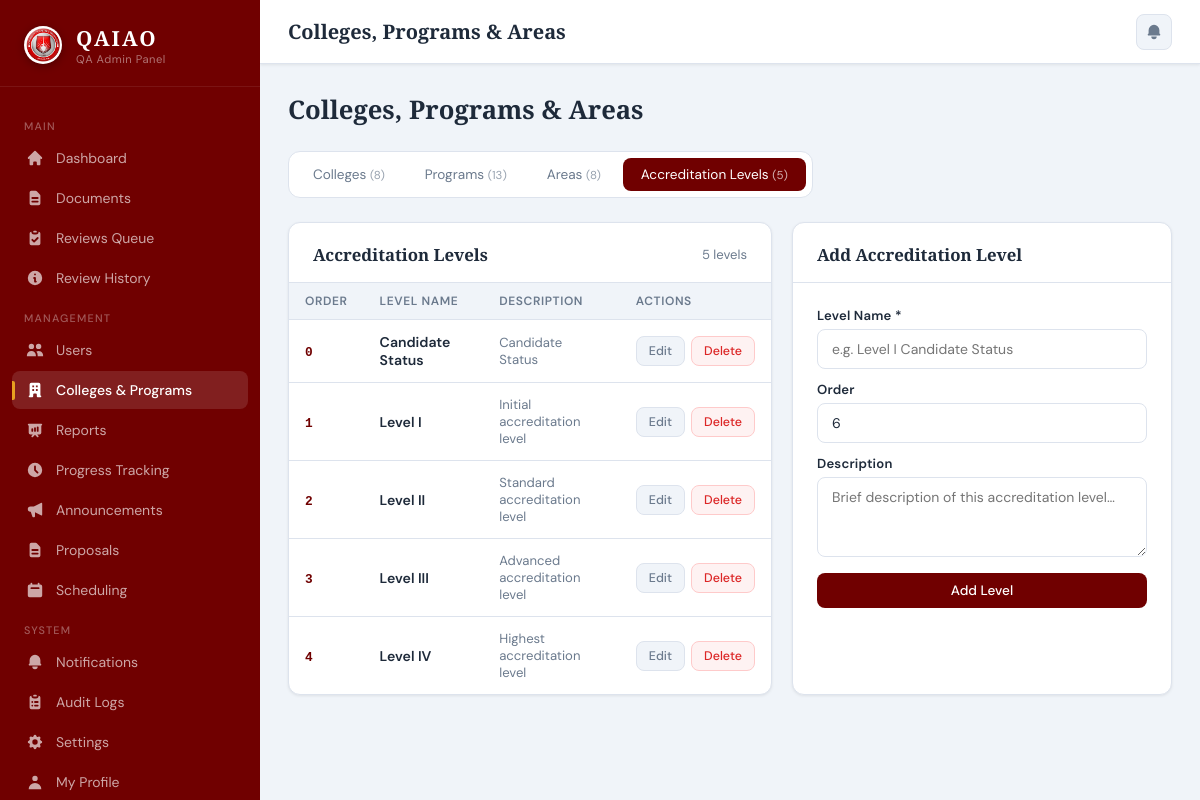
Page /admin/departments.php?tab=levels on the committed database.
### tables this page shows
CREATE TABLE IF NOT EXISTS accreditation_levels (
    id           INT UNSIGNED AUTO_INCREMENT PRIMARY KEY,
    level_name   VARCHAR(100) NOT NULL,
    level_order  TINYINT UNSIGNED NOT NULL DEFAULT 1,
    description  TEXT,
    created_at   TIMESTAMP DEFAULT CURRENT_TIMESTAMP
);

### admin/departments.php (the view, shortened to what this page needs)
<?php
include '../database/db_connect.php';
$active_tab = in_array($_GET['tab'] ?? '', ['colleges','programs','areas','levels']) ? $_GET['tab'] : 'colleges';
$colleges = $conn->query("SELECT * FROM colleges ORDER BY college_name");
$programs = $conn->query("SELECT p.*, c.college_name, c.college_code FROM programs p JOIN colleges c ON c.id=p.college_id ORDER BY c.college_name, p.program_name");
$areas    = $conn->query("SELECT * FROM areas ORDER BY sort_order, area_name");
$levels   = $conn->query("SELECT * FROM accreditation_levels ORDER BY level_order, level_name");
?>
<!DOCTYPE html>
<html lang="en">
<head>
    <?php include 'head.php'; ?>
</head>
<body>
<?php include 'sidebar.php'; ?>
<div class="main-content">
    <div class="topbar">
        <div class="topbar-title">Colleges, Programs & Areas</div>
        <div class="topbar-right">
            <a href="notifications.php" class="notif-btn">
                <svg viewBox="0 0 20 20" fill="currentColor"><path d="M10 2a6 6 0 00-6 6v3.586l-.707.707A1 1 0 004 14h12a1 1 0 00.707-1.707L16 11.586V8a6 6 0 00-6-6zM10 18a3 3 0 01-3-3h6a3 3 0 01-3 3z"/></svg>
            </a>
        </div>
    </div>
    <div class="page-body">
        <div class="page-header">
            <h1 class="page-heading">Colleges, Programs & Areas</h1>
        </div>
        <div style="display:flex;gap:4px;background:white;padding:6px;border-radius:12px;border:1px solid var(--border);margin-bottom:24px;width:fit-content;">
            <a href="?tab=colleges" class="tab-btn <?= $active_tab==='colleges'?'active':'' ?>">
                Colleges <span style="font-size:.72rem;opacity:.7;">(<?= $colleges->num_rows ?>)</span>
            </a>
            <a href="?tab=programs" class="tab-btn <?= $active_tab==='programs'?'active':'' ?>">
                Programs <span style="font-size:.72rem;opacity:.7;">(<?= $programs->num_rows ?>)</span>
            </a>
            <a href="?tab=areas" class="tab-btn <?= $active_tab==='areas'?'active':'' ?>">
                Areas <span style="font-size:.72rem;opacity:.7;">(<?= $areas->num_rows ?>)</span>
            </a>
            <a href="?tab=levels" class="tab-btn <?= $active_tab==='levels'?'active':'' ?>">
                Accreditation Levels <span style="font-size:.72rem;opacity:.7;">(<?= $levels->num_rows ?>)</span>
            </a>
        </div>
        <?php if ($active_tab === 'colleges'): ?>
        <div style="display:grid;grid-template-columns:1fr 360px;gap:20px;">
            <div class="card">
                <div class="card-header">
                    <span class="card-title">Colleges</span>
                    <span class="text-sm text-muted"><?= $colleges->num_rows ?> records</span>
                </div>
                <div class="table-wrapper">
                    <table>
                        <thead><tr><th>Code</th><th>Name</th><th>Programs</th><th>Status</th><th>Actions</th></tr></thead>
                        <tbody>
                        <?php $colleges->data_seek(0); while ($c = $colleges->fetch_assoc()):
                            $prog_count = (int)$conn->query("SELECT COUNT(*) c FROM programs WHERE college_id={$c['id']} AND status='active'")->fetch_assoc()['c'];
                        ?>
                        <tr>
                            <td class="text-sm"><strong><?= htmlspecialchars($c['college_code']) ?></strong></td>
                            <td><?= htmlspecialchars($c['college_name']) ?></td>
                            <td><span class="badge badge-active"><?= $prog_count ?> program<?= $prog_count != 1 ? 's' : '' ?></span></td>
                            <td><span class="badge badge-<?= $c['status'] ?>"><?= ucfirst($c['status']) ?></span></td>
                            <td>
                                <button class="btn btn-ghost btn-sm" onclick='openEditCollege(<?= json_encode($c) ?>)'>Edit</button>
                                <form method="POST" style="display:inline;" class="swal-confirm-form" data-title="Confirm Delete" data-text="Delete this college and ALL its programs?" data-icon="warning" data-confirm="Yes, Delete">
                                    <input type="hidden" name="form_action" value="delete_college">
                                    <input type="hidden" name="college_id" value="<?= $c['id'] ?>">
                                    <button type="submit" class="btn btn-danger btn-sm">Delete</button>
                                </form>
                            </td>
                        </tr>
                        <?php endwhile; ?>
                        <?php if ($colleges->num_rows === 0): ?>
                        <tr><td colspan="5"><div class="empty-state"><p>No colleges yet.</p></div></td></tr>
                        <?php endif; ?>
                        </tbody>
                    </table>
                </div>
            </div>
            <div class="card">
                <div class="card-header"><span class="card-title">Add College</span></div>
                <div class="card-body">
                    <form method="POST">
                        <input type="hidden" name="form_action" value="create_college">
                        <div class="field" style="margin-bottom:12px;"><label>College Code *</label><input type="text" name="college_code" required placeholder="e.g. CTE" maxlength="20"></div>
                        <div class="field" style="margin-bottom:16px;"><label>College Name *</label><input type="text" name="college_name" required placeholder="e.g. College of Teacher Education"></div>
                        <button type="submit" class="btn btn-primary" style="width:100%;justify-content:center;">Add College</button>
                    </form>
                </div>
            </div>
        </div>
        <?php elseif ($active_tab === 'levels'): ?>
        <div style="display:grid;grid-template-columns:1fr 380px;gap:20px;">
            <div class="card">
                <div class="card-header">
                    <span class="card-title">Accreditation Levels</span>
                    <span class="text-sm text-muted"><?= $levels->num_rows ?> levels</span>
                </div>
                <div class="table-wrapper">
                    <table>
                        <thead><tr><th>Order</th><th>Level Name</th><th>Description</th><th>Actions</th></tr></thead>
                        <tbody>
                        <?php $levels->data_seek(0); while ($lv = $levels->fetch_assoc()): ?>
                        <tr>
                            <td><span style="font-family:monospace;font-size:.8rem;font-weight:700;color:var(--primary);"><?= $lv['level_order'] ?></span></td>
                            <td style="font-weight:600;font-size:.88rem;"><?= htmlspecialchars($lv['level_name']) ?></td>
                            <td class="text-sm text-muted"><?= htmlspecialchars(mb_substr($lv['description'] ?? '',0,80)) ?></td>
                            <td>
                                <div style="display:flex;gap:6px;">
                                    <button class="btn btn-ghost btn-sm" onclick='openEditLevel(<?= json_encode($lv) ?>)'>Edit</button>
                                    <form method="POST" style="display:inline;" class="swal-confirm-form" data-title="Confirm Delete" data-text="Delete this level?" data-icon="warning" data-confirm="Yes, Delete">
                                        <button class="btn btn-danger btn-sm" type="submit">Delete</button>
                                    </form>
                                </div>
                            </td>
                        </tr>
                        <?php endwhile; ?>
                        </tbody>
                    </table>
                </div>
            </div>
            <div class="card">
                <div class="card-header"><span class="card-title">Add Accreditation Level</span></div>
                <div class="card-body">
                    <form method="POST">
                        <div class="field" style="margin-bottom:12px;"><label>Level Name *</label><input type="text" name="level_name" required placeholder="e.g. Level I Candidate Status"></div>
                        <div class="field" style="margin-bottom:12px;"><label>Order</label><input type="number" name="level_order" value="<?= $levels->num_rows + 1 ?>" min="1"></div>
                        <div class="field" style="margin-bottom:16px;"><label>Description</label><textarea name="description" rows="3" placeholder="Brief description of this accreditation level…"></textarea></div>
                        <button type="submit" class="btn btn-primary" style="width:100%;justify-content:center;">Add Level</button>
                    </form>
                </div>
            </div>
        </div>
        <?php endif; ?>
    </div>
</div>
</body>
</html>

### css/main.css (style rules this page uses)
*, *::before, *::after { box-sizing: border-box; margin: 0; padding: 0; }
:root { --primary: #700000 ; --primary-light: #2563a8; --primary-xlight: #e8f0fb; --accent: #e8a020; --accent-bg: #fdf3e0; --bg: #f0f4f9; --white: #ffffff; --text: #1e2a3a; --muted: #6b7a8d; --border: #dde3ed; --sidebar-w: 260px; --header-h: 64px; --status-draft: #6b7a8d; --status-submitted: #2563a8; --status-review: #7c3aed; --status-revision: #d97706; --status-approved: #059669; --status-rejected: #dc2626; --status-archived: #374151; --shadow-sm: 0 1px 3px rgba(0,0,0,0.08); --shadow-md: 0 4px 16px rgba(0,0,0,0.1); --shadow-lg: 0 12px 40px rgba(0,0,0,0.12); }
body { font-family: 'DM Sans', sans-serif; background: var(--bg); color: var(--text); display: flex; min-height: 100vh; }
.nav-link svg { width: 18px; height: 18px; flex-shrink: 0; }
.main-content { margin-left: var(--sidebar-w); flex: 1; display: flex; flex-direction: column; min-height: 100vh; }
.topbar { height: var(--header-h); background: var(--white); border-bottom: 1px solid var(--border); display: flex; align-items: center; padding: 0 28px; gap: 16px; position: sticky; top: 0; z-index: 50; box-shadow: var(--shadow-sm); }
.topbar-title { font-family: 'Playfair Display', serif; font-size: 1.25rem; font-weight: 600; color: var(--text); flex: 1; }
.topbar-right { display: flex; align-items: center; gap: 12px; }
.notif-btn { position: relative; background: var(--bg); border: 1px solid var(--border); border-radius: 8px; padding: 8px; cursor: pointer; color: var(--muted); transition: all 0.2s; text-decoration: none; display: flex; align-items: center; }
.notif-btn svg { width: 18px; height: 18px; }
.page-body { padding: 28px; flex: 1; }
.card { background: var(--white); border-radius: 12px; border: 1px solid var(--border); box-shadow: var(--shadow-sm); }
.card-header { padding: 20px 24px 16px; border-bottom: 1px solid var(--border); display: flex; align-items: center; justify-content: space-between; gap: 12px; }
.card-title { font-family: 'Playfair Display', serif; font-size: 1.05rem; font-weight: 600; color: var(--text); }
.card-body { padding: 24px; }
.table-wrapper { overflow-x: auto; }
table { width: 100%; border-collapse: collapse; }
thead th { padding: 10px 16px; font-size: 0.75rem; font-weight: 600; color: var(--muted); text-transform: uppercase; letter-spacing: 0.6px; text-align: left; background: var(--bg); border-bottom: 1px solid var(--border); }
tbody td { padding: 13px 16px; font-size: 0.875rem; border-bottom: 1px solid var(--border); vertical-align: middle; }
tbody tr:last-child td { border-bottom: none; }
.btn { display: inline-flex; align-items: center; gap: 7px; padding: 9px 18px; border-radius: 8px; font-family: 'DM Sans', sans-serif; font-size: 0.85rem; font-weight: 500; cursor: pointer; border: none; text-decoration: none; transition: all 0.2s; white-space: nowrap; }
.btn-primary { background: var(--primary); color: white; }
.btn-ghost { background: var(--bg); color: var(--muted); border: 1px solid var(--border); }
.btn-danger { background: #fef2f2; color: var(--status-rejected); border: 1px solid #fecaca; }
.btn-sm { padding: 6px 12px; font-size: 0.78rem; }
.field { display: flex; flex-direction: column; gap: 6px; }
.field label { font-size: 0.8rem; font-weight: 500; color: var(--text); letter-spacing: 0.2px; }
.field input, .field select, .field textarea { padding: 10px 14px; border: 1.5px solid var(--border); border-radius: 8px; font-family: 'DM Sans', sans-serif; font-size: 0.875rem; color: var(--text); background: white; transition: all 0.2s; outline: none; }
.field textarea { resize: vertical; min-height: 80px; }
.page-header { display: flex; align-items: center; justify-content: space-between; margin-bottom: 24px; flex-wrap: wrap; gap: 12px; }
.page-heading { font-family: 'Playfair Display', serif; font-size: 1.6rem; font-weight: 600; color: var(--text); }
.text-muted { color: var(--muted); font-size: 0.82rem; }
.text-sm { font-size: 0.82rem; }
table th { white-space: nowrap; }
table td { vertical-align: middle; }
.table-wrapper { border-radius: 0 0 12px 12px; }
.card { overflow: hidden; }
.card .card-body { overflow: visible; }
.field { display: flex; flex-direction: column; gap: 5px; }
.field label { font-size: 0.82rem; font-weight: 600; color: var(--text); }

### rows in the picture
accreditation_levels: level_order "0", level_name "Candidate Status", description "Candidate Status"
accreditation_levels: level_order "1", level_name "Level I", description "Initial accreditation level"
accreditation_levels: level_order "2", level_name "Level II", description "Standard accreditation level"
accreditation_levels: level_order "3", level_name "Level III", description "Advanced accreditation level"
accreditation_levels: level_order "4", level_name "Level IV", description "Highest accreditation level", level_order "6"

### other values in the picture
$label "Dashboard Documents Review History Colleges & Programs Reports Progress Tracking Announcements Proposals Scheduling Audit Logs Settings My Profile"
$label "Reviews Queue Users Notifications"
$colleges->num_rows "8"
$programs->num_rows "13"
$areas->num_rows "8"
$levels->num_rows "5"
